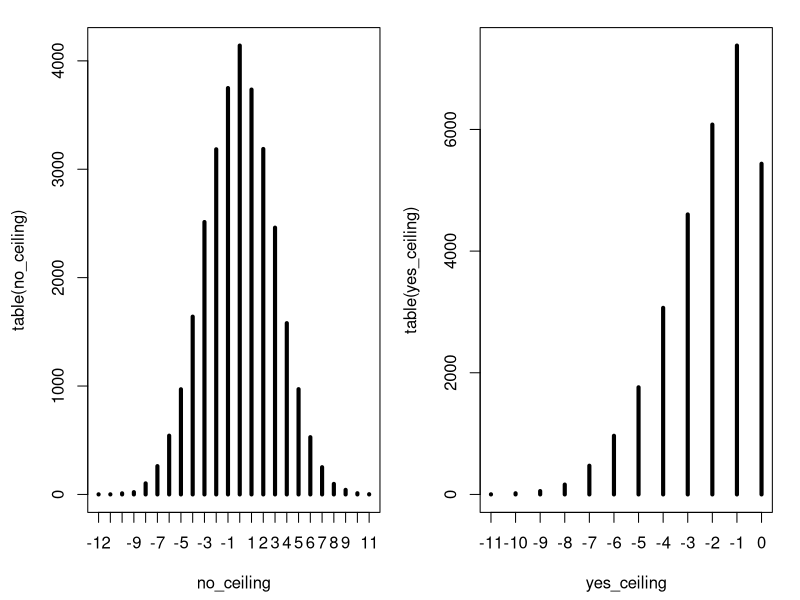

Recreate this plot in R.
## ---- chunk 1
#| rw-plots, fig.width = 8, fig.height = 4, dpi = 300, out.width = "80%"
par(mar = c(4, 4, 1, 1))
set.seed(20220209)

take_one_step <- function(x, y, ceiling = 0) {
  this_step <- if (x == ceiling) {
    sample(c(-1, 0), 1)
  } else {
    sample(c(-1, 0, 1), 1)
  }
  x + this_step
}

no_ceiling <- replicate(
  30000,
  Reduce(function(x, y) take_one_step(x, y, ceiling = 1000), 0:12, init = 0)
)

yes_ceiling <- replicate(
  30000,
  Reduce(function(x, y) take_one_step(x, y, ceiling = 0), 0:12, init = 0)
)

library(patchwork)
p1 <- wrap_elements(
  full = ~ plot(table(no_ceiling), lwd = 4)
) 
p2 <- wrap_elements(
  full = ~ plot(table(yes_ceiling), lwd = 4)
)

p1 + p2
